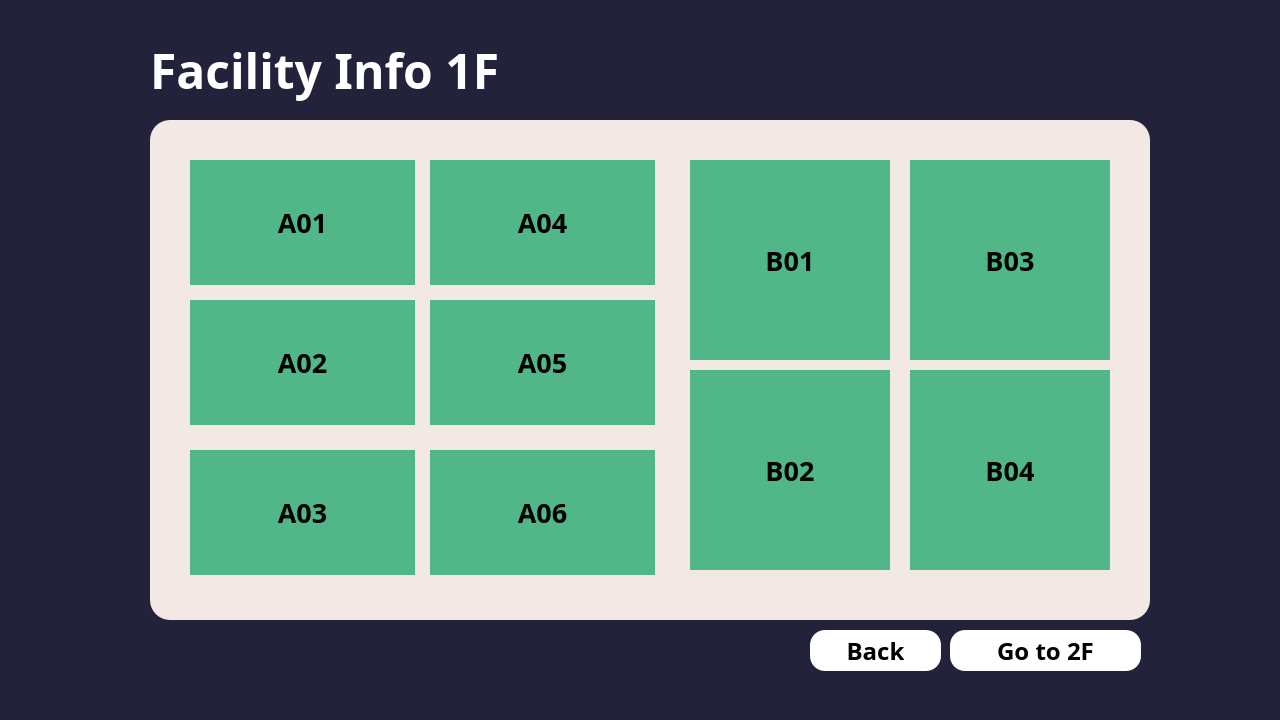
<?xml version="1.0" encoding="UTF-8"?>
<ui version="4.0">
 <class>FacilityInfo</class>
 <widget class="QDialog" name="FacilityInfo">
  <property name="geometry">
   <rect>
    <x>0</x>
    <y>0</y>
    <width>1280</width>
    <height>720</height>
   </rect>
  </property>
  <property name="font">
   <font>
    <family>Montserrat</family>
    <pointsize>18</pointsize>
    <weight>75</weight>
    <bold>true</bold>
   </font>
  </property>
  <property name="windowTitle">
   <string>Facility Info</string>
  </property>
  <widget class="QLabel" name="bg_dark">
   <property name="geometry">
    <rect>
     <x>0</x>
     <y>0</y>
     <width>1280</width>
     <height>720</height>
    </rect>
   </property>
   <property name="styleSheet">
    <string notr="true">background-color: #22223b;</string>
   </property>
   <property name="text">
    <string/>
   </property>
  </widget>
  <widget class="QLabel" name="bg_white">
   <property name="geometry">
    <rect>
     <x>150</x>
     <y>120</y>
     <width>1000</width>
     <height>500</height>
    </rect>
   </property>
   <property name="styleSheet">
    <string notr="true">background-color: #f2e9e4;
border-radius: 20px;</string>
   </property>
   <property name="text">
    <string/>
   </property>
  </widget>
  <widget class="QLabel" name="label">
   <property name="geometry">
    <rect>
     <x>150</x>
     <y>-10</y>
     <width>461</width>
     <height>161</height>
    </rect>
   </property>
   <property name="font">
    <font>
     <family>Montserrat</family>
     <pointsize>36</pointsize>
     <weight>75</weight>
     <bold>true</bold>
    </font>
   </property>
   <property name="styleSheet">
    <string notr="true">color: #fff;</string>
   </property>
   <property name="text">
    <string>Facility Info 1F</string>
   </property>
  </widget>
  <widget class="QPushButton" name="backButton">
   <property name="geometry">
    <rect>
     <x>810</x>
     <y>630</y>
     <width>131</width>
     <height>41</height>
    </rect>
   </property>
   <property name="font">
    <font>
     <family>Montserrat</family>
     <pointsize>18</pointsize>
     <weight>75</weight>
     <bold>true</bold>
    </font>
   </property>
   <property name="cursor">
    <cursorShape>PointingHandCursor</cursorShape>
   </property>
   <property name="styleSheet">
    <string notr="true">background-color: rgb(255, 255, 255);
border-radius: 15;</string>
   </property>
   <property name="text">
    <string>Back</string>
   </property>
  </widget>
  <widget class="QPushButton" name="a01_button">
   <property name="geometry">
    <rect>
     <x>190</x>
     <y>160</y>
     <width>225</width>
     <height>125</height>
    </rect>
   </property>
   <property name="font">
    <font>
     <family>Montserrat</family>
     <pointsize>20</pointsize>
     <weight>75</weight>
     <bold>true</bold>
    </font>
   </property>
   <property name="cursor">
    <cursorShape>PointingHandCursor</cursorShape>
   </property>
   <property name="styleSheet">
    <string notr="true">border-radius: 0;
background-color: #52b788;</string>
   </property>
   <property name="text">
    <string>A01</string>
   </property>
  </widget>
  <widget class="QPushButton" name="a02_button">
   <property name="geometry">
    <rect>
     <x>190</x>
     <y>300</y>
     <width>225</width>
     <height>125</height>
    </rect>
   </property>
   <property name="font">
    <font>
     <family>Montserrat</family>
     <pointsize>20</pointsize>
     <weight>75</weight>
     <bold>true</bold>
    </font>
   </property>
   <property name="cursor">
    <cursorShape>PointingHandCursor</cursorShape>
   </property>
   <property name="styleSheet">
    <string notr="true">border-radius: 0;
background-color: #52b788;</string>
   </property>
   <property name="text">
    <string>A02</string>
   </property>
  </widget>
  <widget class="QPushButton" name="a03_button">
   <property name="geometry">
    <rect>
     <x>190</x>
     <y>450</y>
     <width>225</width>
     <height>125</height>
    </rect>
   </property>
   <property name="font">
    <font>
     <family>Montserrat</family>
     <pointsize>20</pointsize>
     <weight>75</weight>
     <bold>true</bold>
    </font>
   </property>
   <property name="cursor">
    <cursorShape>PointingHandCursor</cursorShape>
   </property>
   <property name="styleSheet">
    <string notr="true">border-radius: 0;
background-color: #52b788;</string>
   </property>
   <property name="text">
    <string>A03</string>
   </property>
  </widget>
  <widget class="QPushButton" name="a04_button">
   <property name="geometry">
    <rect>
     <x>430</x>
     <y>160</y>
     <width>225</width>
     <height>125</height>
    </rect>
   </property>
   <property name="font">
    <font>
     <family>Montserrat</family>
     <pointsize>20</pointsize>
     <weight>75</weight>
     <bold>true</bold>
    </font>
   </property>
   <property name="cursor">
    <cursorShape>PointingHandCursor</cursorShape>
   </property>
   <property name="styleSheet">
    <string notr="true">border-radius: 0;
background-color: #52b788;</string>
   </property>
   <property name="text">
    <string>A04</string>
   </property>
  </widget>
  <widget class="QPushButton" name="a05_button">
   <property name="geometry">
    <rect>
     <x>430</x>
     <y>300</y>
     <width>225</width>
     <height>125</height>
    </rect>
   </property>
   <property name="font">
    <font>
     <family>Montserrat</family>
     <pointsize>20</pointsize>
     <weight>75</weight>
     <bold>true</bold>
    </font>
   </property>
   <property name="cursor">
    <cursorShape>PointingHandCursor</cursorShape>
   </property>
   <property name="styleSheet">
    <string notr="true">border-radius: 0;
background-color: #52b788;</string>
   </property>
   <property name="text">
    <string>A05</string>
   </property>
  </widget>
  <widget class="QPushButton" name="a06_button">
   <property name="geometry">
    <rect>
     <x>430</x>
     <y>450</y>
     <width>225</width>
     <height>125</height>
    </rect>
   </property>
   <property name="font">
    <font>
     <family>Montserrat</family>
     <pointsize>20</pointsize>
     <weight>75</weight>
     <bold>true</bold>
    </font>
   </property>
   <property name="cursor">
    <cursorShape>PointingHandCursor</cursorShape>
   </property>
   <property name="styleSheet">
    <string notr="true">border-radius: 0;
background-color: #52b788;</string>
   </property>
   <property name="text">
    <string>A06</string>
   </property>
  </widget>
  <widget class="QPushButton" name="b01_button">
   <property name="geometry">
    <rect>
     <x>690</x>
     <y>160</y>
     <width>200</width>
     <height>200</height>
    </rect>
   </property>
   <property name="font">
    <font>
     <family>Montserrat</family>
     <pointsize>20</pointsize>
     <weight>75</weight>
     <bold>true</bold>
    </font>
   </property>
   <property name="cursor">
    <cursorShape>PointingHandCursor</cursorShape>
   </property>
   <property name="styleSheet">
    <string notr="true">border-radius: 0;
background-color: #52b788;</string>
   </property>
   <property name="text">
    <string>B01</string>
   </property>
  </widget>
  <widget class="QPushButton" name="b02_button">
   <property name="geometry">
    <rect>
     <x>690</x>
     <y>370</y>
     <width>200</width>
     <height>200</height>
    </rect>
   </property>
   <property name="font">
    <font>
     <family>Montserrat</family>
     <pointsize>20</pointsize>
     <weight>75</weight>
     <bold>true</bold>
    </font>
   </property>
   <property name="cursor">
    <cursorShape>PointingHandCursor</cursorShape>
   </property>
   <property name="styleSheet">
    <string notr="true">border-radius: 0;
background-color: #52b788;</string>
   </property>
   <property name="text">
    <string>B02</string>
   </property>
  </widget>
  <widget class="QPushButton" name="b03_button">
   <property name="geometry">
    <rect>
     <x>910</x>
     <y>160</y>
     <width>200</width>
     <height>200</height>
    </rect>
   </property>
   <property name="font">
    <font>
     <family>Montserrat</family>
     <pointsize>20</pointsize>
     <weight>75</weight>
     <bold>true</bold>
    </font>
   </property>
   <property name="cursor">
    <cursorShape>PointingHandCursor</cursorShape>
   </property>
   <property name="styleSheet">
    <string notr="true">border-radius: 0;
background-color: #52b788;</string>
   </property>
   <property name="text">
    <string>B03</string>
   </property>
  </widget>
  <widget class="QPushButton" name="b04_button">
   <property name="geometry">
    <rect>
     <x>910</x>
     <y>370</y>
     <width>200</width>
     <height>200</height>
    </rect>
   </property>
   <property name="font">
    <font>
     <family>Montserrat</family>
     <pointsize>20</pointsize>
     <weight>75</weight>
     <bold>true</bold>
    </font>
   </property>
   <property name="cursor">
    <cursorShape>PointingHandCursor</cursorShape>
   </property>
   <property name="styleSheet">
    <string notr="true">border-radius: 0;
background-color: #52b788;</string>
   </property>
   <property name="text">
    <string>B04</string>
   </property>
  </widget>
  <widget class="QPushButton" name="to2fButton">
   <property name="geometry">
    <rect>
     <x>950</x>
     <y>630</y>
     <width>191</width>
     <height>41</height>
    </rect>
   </property>
   <property name="font">
    <font>
     <family>Montserrat</family>
     <pointsize>18</pointsize>
     <weight>75</weight>
     <bold>true</bold>
    </font>
   </property>
   <property name="cursor">
    <cursorShape>PointingHandCursor</cursorShape>
   </property>
   <property name="styleSheet">
    <string notr="true">background-color: rgb(255, 255, 255);
border-radius: 15;</string>
   </property>
   <property name="text">
    <string>Go to 2F</string>
   </property>
  </widget>
 </widget>
 <resources/>
 <connections/>
</ui>
